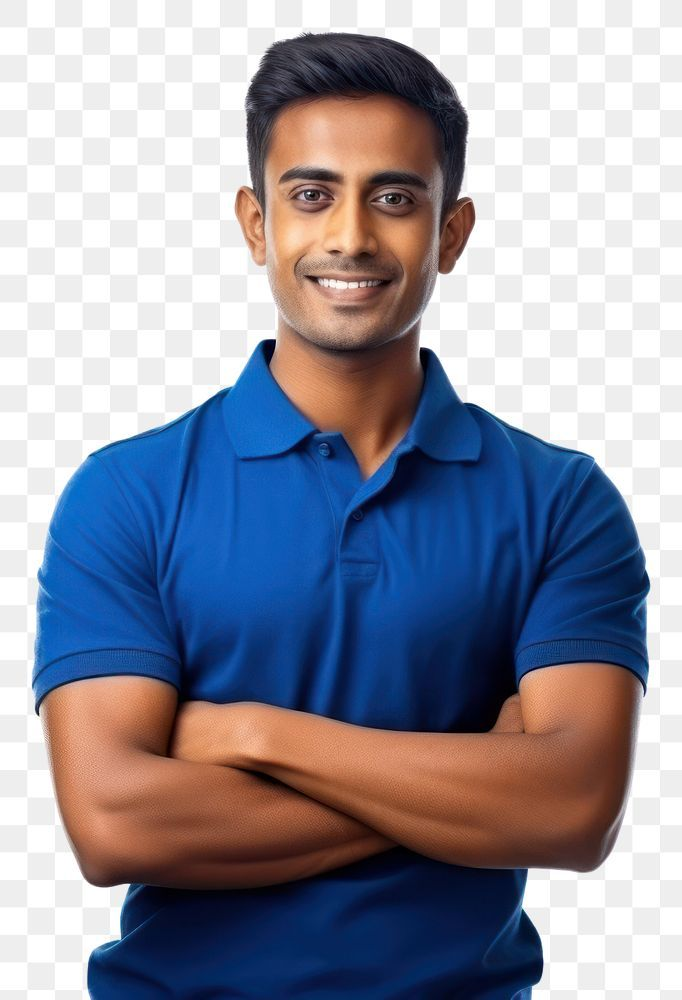
#> input picture backend/app/uploads/2a3a55a845684a37a7dd7b2a_original.jpg, 682 x 1000 px
$ python -i print_layout_service.py   (imports and definitions only)
#> lines starting #> are read from the running program, lines starting #| are printed output that depends on the picture
import os
import cv2
import fitz  # PyMuPDF
from PIL import Image
import numpy as np

# A4 at 300 DPI is 2480x3508 pixels
A4_WIDTH_300DPI = 2480
A4_HEIGHT_300DPI = 3508

# Standard Physical ID Card size: CR80 (85.6mm x 54.0mm) -> 1011x638 pixels at 300 DPI
ID_WIDTH_300DPI = 1011
ID_HEIGHT_300DPI = 638

# [77 lines left out: function generate_composite, not called in this run]

def generate_single_print(image_path: str, output_path: str, is_id_card: bool = False) -> bool:
    """
    Places an image on A4 canvas at 300 DPI.
    - If is_id_card=True: Scales to physical CR80 dimensions (1011x638px = 85.6x54mm) at top of A4 with cutting guide.
    - If is_id_card=False (Full-size documents, Marksheets, Passbooks, Certificates, Stamp Papers):
      - If Landscape (Aspect > 1.05, e.g. Passbook, Landscape Certificate):
        Spans FULL HORIZONTAL WIDTH (2320px with 10mm margins) at top/center of A4!
      - If Portrait (Aspect <= 1.05, e.g. Marksheet, Stamp Paper, Portrait Certificate):
        Scales to fit full printable A4 page (max width 2280px, max height 3300px), centered with clean margins!
    """
#> called with output_path = 'out.png', is_id_card = False
    try:
        canvas = Image.new('RGB', (A4_WIDTH_300DPI, A4_HEIGHT_300DPI), 'white')
#> canvas: PIL image 2480x3508 RGB; every value is 255

        if image_path and os.path.exists(image_path):
            with Image.open(image_path) as img:
#> img is the input picture: PIL image 682x1000 RGB; mean R, G, B 145.9, 147.3, 161.6
                img = img.convert('RGB')
                aspect = img.width / float(img.height) if img.height > 0 else 1.0
#> aspect = 0.682

                if is_id_card:
                    # Physical CR80 Card (85.6mm x 54.0mm)
                    id_resized = img.resize((ID_WIDTH_300DPI, ID_HEIGHT_300DPI), Image.Resampling.LANCZOS)
                    x = (A4_WIDTH_300DPI - ID_WIDTH_300DPI) // 2
                    y = 200
                    canvas.paste(id_resized, (x, y))

                    # Add subtle cutting border guide
                    canvas_np = np.array(canvas)
                    cv2.rectangle(canvas_np, (x, y), (x + ID_WIDTH_300DPI, y + ID_HEIGHT_300DPI), (210, 215, 220), 1)
                    canvas = Image.fromarray(canvas_np)
                else:
                    # Full-size document / Passbook / Marksheet / Certificate / Stamp Paper
                    if aspect > 1.05:
                        # Landscape / Horizontal Document (e.g. Bank Passbook, Horizontal Certificate)
                        # Spans FULL HORIZONTAL WIDTH across A4 (2320px width = 10mm left/right margins)
                        target_w = A4_WIDTH_300DPI - 160  # 2320px
                        target_h = int(target_w / aspect)

                        # Guard against overflow if aspect is close to square
                        if target_h > (A4_HEIGHT_300DPI - 160):
                            target_h = A4_HEIGHT_300DPI - 160
                            target_w = int(target_h * aspect)

                        resized = img.resize((target_w, target_h), Image.Resampling.LANCZOS)
                        x = (A4_WIDTH_300DPI - target_w) // 2
                        y = 120  # ~10mm from top
                        canvas.paste(resized, (x, y))
                    else:
                        # Portrait A4 Document (Marksheet, Stamp Paper, Certificate, Letter)
                        # Fits full printable A4 page
                        max_w = A4_WIDTH_300DPI - 160  # ~13mm margin
                        max_h = A4_HEIGHT_300DPI - 160

                        scale_w = max_w / float(img.width)
#> scale_w = 3.4
                        scale_h = max_h / float(img.height)
#> scale_h = 3.35
                        scale = min(scale_w, scale_h)
#> scale = 3.35

                        target_w = int(img.width * scale)
#> target_w = 2283
                        target_h = int(img.height * scale)
#> target_h = 3348

                        # Fix 3: Reduce noise amplification when upscale ratio is large (e.g. > 1.8x)
                        if scale > 1.8:
                            try:
                                np_img = np.array(img)
                                # Subtle bilateral filter preserves sharp typography edges while suppressing sensor/compression noise
                                denoised_np = cv2.bilateralFilter(np_img, d=5, sigmaColor=25, sigmaSpace=25)
                                img = Image.fromarray(denoised_np)
                            except Exception as blur_err:
                                print(f"Subtle denoise skipped: {blur_err}")

                        resized = img.resize((target_w, target_h), Image.Resampling.LANCZOS)
                        x = (A4_WIDTH_300DPI - target_w) // 2
#> x = 98
                        y = (A4_HEIGHT_300DPI - target_h) // 2
#> y = 80
                        canvas.paste(resized, (x, y))
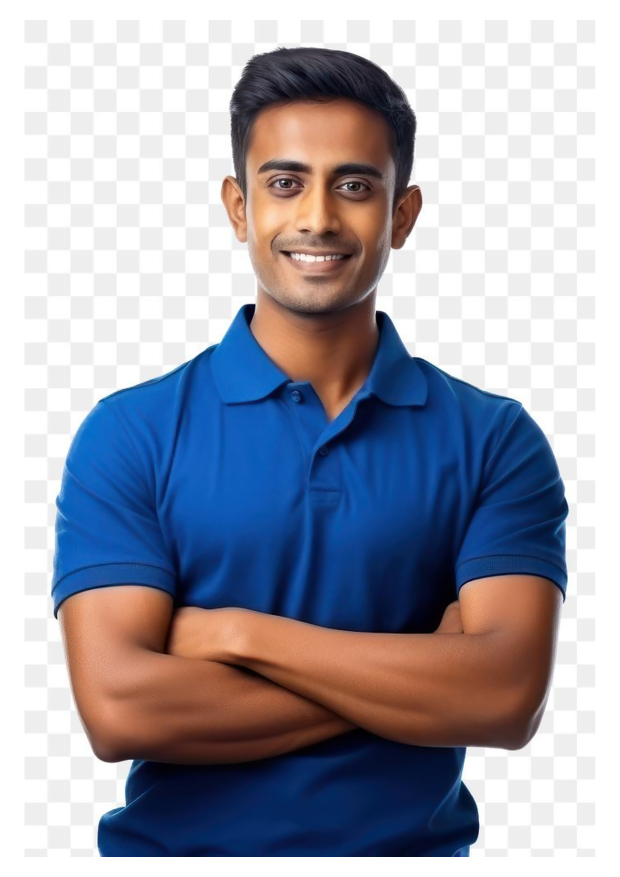
#> canvas: PIL image 2480x3508 RGB (shown at 1/4 size); mean R, G, B 159.1, 160.4, 173

                canvas.save(output_path, dpi=(300, 300), quality=96)
                return True
        return False
    except Exception as e:
        print(f"Error generating single print: {e}")
        return False

# [56 lines left out: functions render_pdf_first_page, generate_multipage_pdf, not called in this run]

>>> result = generate_single_print('../uploads/2a3a55a845684a37a7dd7b2a_original.jpg', 'out.png')

$ run again, on backend/app/uploads/38c50ae2eac34131806f0f48_original.jpg
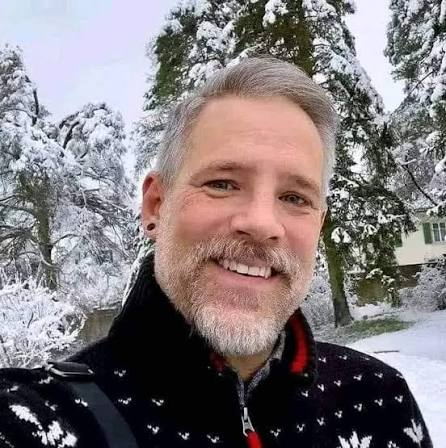
#> input picture backend/app/uploads/38c50ae2eac34131806f0f48_original.jpg, 446 x 448 px
#> in generate_single_print, img is the input picture: PIL image 446x448 RGB; mean R, G, B 129.6, 121.5, 123.8
#> in generate_single_print, `resized = img.resize((target_w, target_h), Image.Resampling.LANCZOS)`:
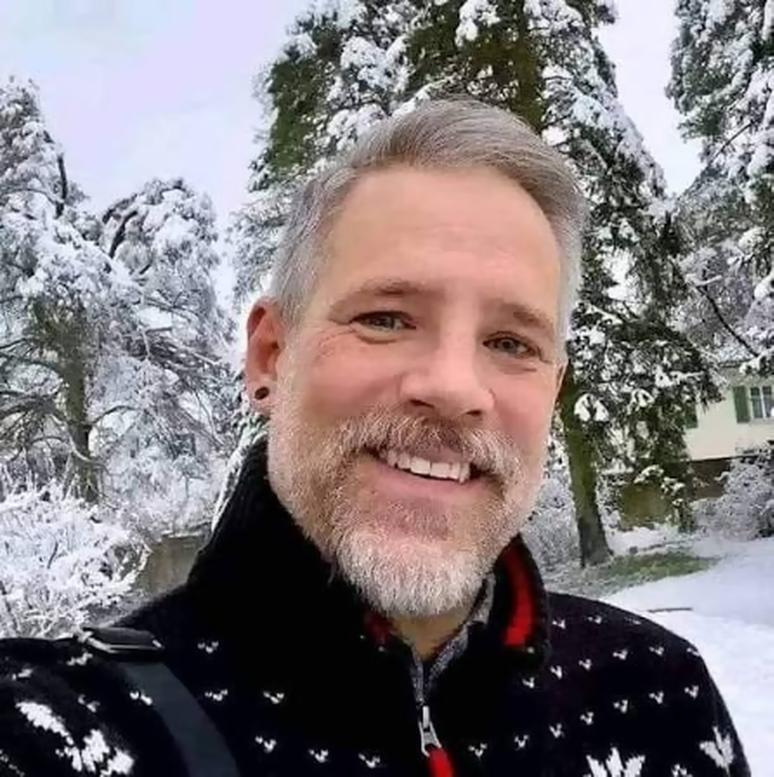
#> resized: PIL image 2320x2330 RGB (shown at 1/3 size); mean R, G, B 129.6, 121.5, 123.8
#> in generate_single_print, `canvas.paste(resized, (x, y))`:
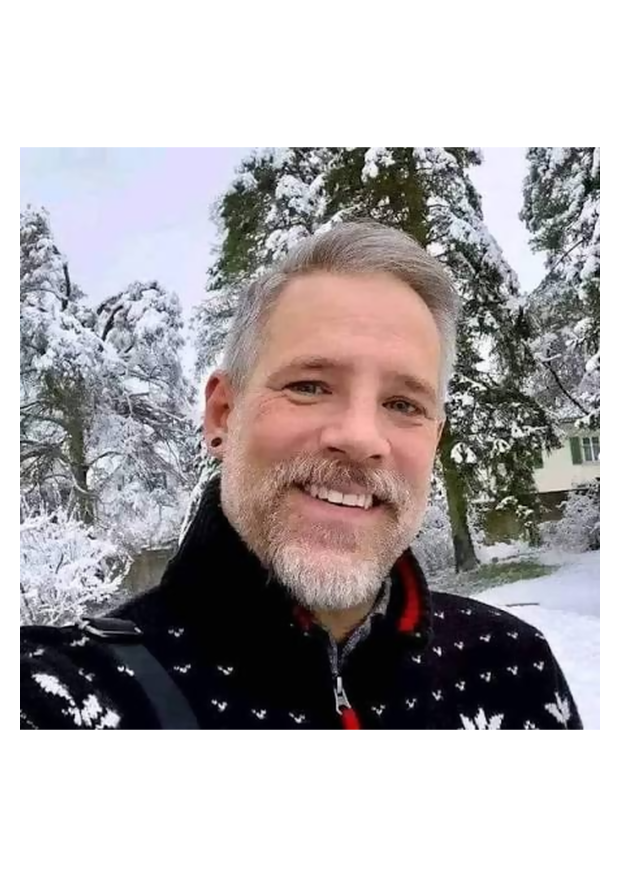
#> canvas: PIL image 2480x3508 RGB (shown at 1/4 size); mean R, G, B 177.1, 172.1, 173.5
